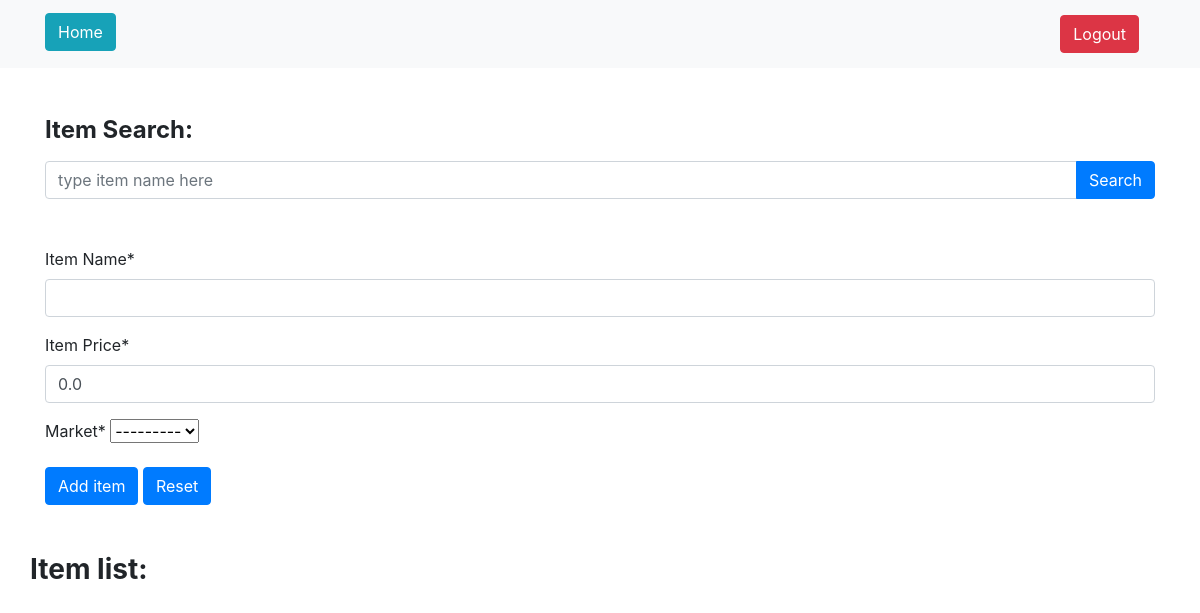
/createItem/ (signed in), run on an earlier commit of the app's database.
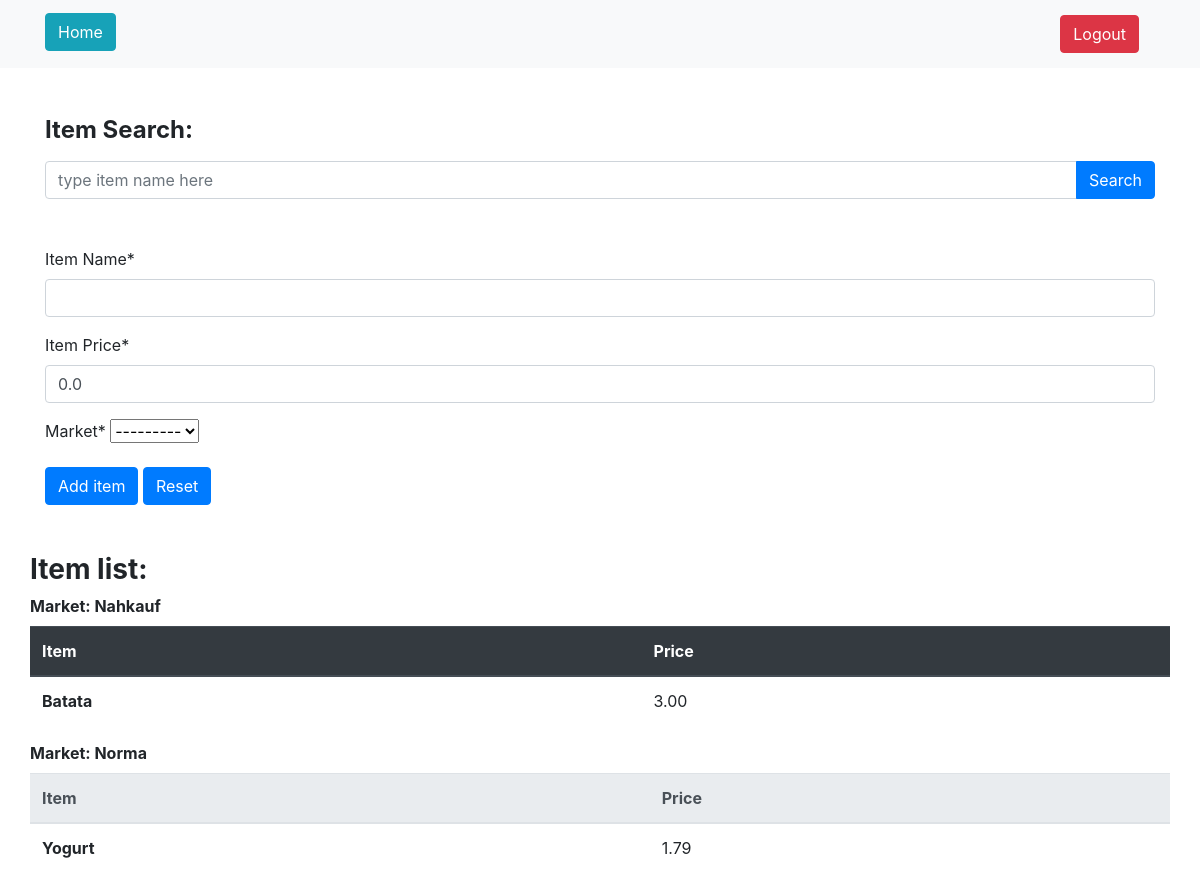
And on a later commit of the database.
### calculator/models.py (models this page shows, shortened)
class MarketCreatedModel(models.Model):
    name = models.CharField(max_length=100, null=True)
    distance = models.PositiveIntegerField(null=True)
    favorite = models.BooleanField(null=True, default= False)
    user_id = models.ForeignKey(User, null=True, on_delete=models.CASCADE)
    def __str__(self):
        return f'{self.name.title()}'

class ItemCreatedModel(models.Model):
    class Meta:
        ordering = ['market_id__user_id']
    name = models.CharField(max_length=100, null=True)
    price = models.DecimalField(
        max_digits=10,
        decimal_places=2,
        validators=[MinValueValidator(0.01)])
    market_id = models.ForeignKey(MarketCreatedModel, on_delete=models.CASCADE, related_name='items')

### calculator/views.py (the view, shortened to what this page needs)
# urls.py: path('createItem/', views.CreateItemView.as_view(), name='create_item'),
@method_decorator(login_required, name='dispatch')
class CreateItemView(View):
    template_name = 'itemCreation.html'
    form_class = CreateNewItemForm
    context = {}
    def get_context_data(self, **kwargs):
        try:
            qs = ItemCreatedModel.objects\
                .filter(market_id__user_id=self.request.user.id)\
                .select_related('market_id')
            list_of_markets = {i.market_id: i for i in qs}
        except IndexError:
            list_of_markets = {}
        self.context['list_of_markets'] = list_of_markets
        return self.context
    def get(self, request, *args, **kwargs):
        form = self.form_class(request.user, initial={'price': 0.00})
        context = self.get_context_data()
        context['form'] = form
        return render(request, self.template_name, context=context)

### calculator/forms.py
class CreateNewItemForm(forms.ModelForm):
    class Meta:
        model = ItemCreatedModel
        fields = ('name', 'price', 'market_id')
        labels = {
            'name': 'Item Name',
            'price': 'Item Price',
            'market_id': 'Market',
        }
    def __init__(self, user, *args, **kwargs):
        super(CreateNewItemForm, self).__init__(*args, **kwargs)
        self.fields['market_id'].queryset = MarketCreatedModel.objects.filter(
            user_id=user.id).order_by('name')
        self.fields['price'].widget.attrs['min'] = Decimal('0.00')

### calculator/templates/itemCreation.html (shortened to what this page needs)
{% extends "base.html" %}
{% load crispy_forms_tags %}
{% block content %}
    <div class="container mt-5">
        <label for="itemSearch">
            <h4>
                <strong>Item Search:</strong>
            </h4>
        </label>
        <div class="input-group">
            <input type="text"
                   class="form-control"
                   placeholder="type item name here"
                   aria-label="Item name to be searched on Item database"
                   aria-describedby="button-addon4">
            <div class="input-group-append" id="button-addon4">
                <button class="btn btn-primary" type="button">Search</button>
            </div>
        </div>
    </div>
    <div class="container mt-5">
        <div class="row">
            <div class="col-md-12">
                <form method="POST">
                    {{ form|crispy }}
                    <button class="btn btn-primary" type="submit" name='saveItem'>Add item</button>
                    <button class="btn btn-primary" type="submit" name='resetItem'>Reset</button>
                </form>
            </div>
        </div>
    </div>
    <div class="container mt-5">
        <div class="row">
            <h3>
                <strong>Item list:</strong>
            </h3>
    </div>
    <div class="row">
        {% for market in list_of_markets %}
            <table class="table">
                {% if not forloop.counter|divisibleby:2 %}
                    <thead class="thead-dark">
                {% else %}
                    <thead class="thead-light">
                {% endif %}
                        <label for="itemListMarket">
                            <strong>Market: {{ market.name|title }}</strong>
                        </label>
                        <tr>
                            <th scope="col">Item</th>
                            <th scope="col">Price</th>
                        </tr>
                    </thead>
                    <tbody>
                        {% for item in market.items.all|dictsort:"name" %}
                            <tr>
                                <th scope="row">{{ item.name|title }}</th>
                                <td>{{ item.price }}</td>
                            </tr>
                        {% endfor %}
                    </tbody>
                </table>
            {% endfor %}
        </div>
    {% endblock content %}

What changed in the data, as far as the page shows it:
now on this page (row unchanged): MarketCreatedModel: name "Nahkauf"
added ItemCreatedModel: name "Batata", price "3.00", shown under "Nahkauf"
now on this page (row unchanged): MarketCreatedModel: name "Norma"
added ItemCreatedModel: name "Yogurt", price "1.79", shown under "Norma"
